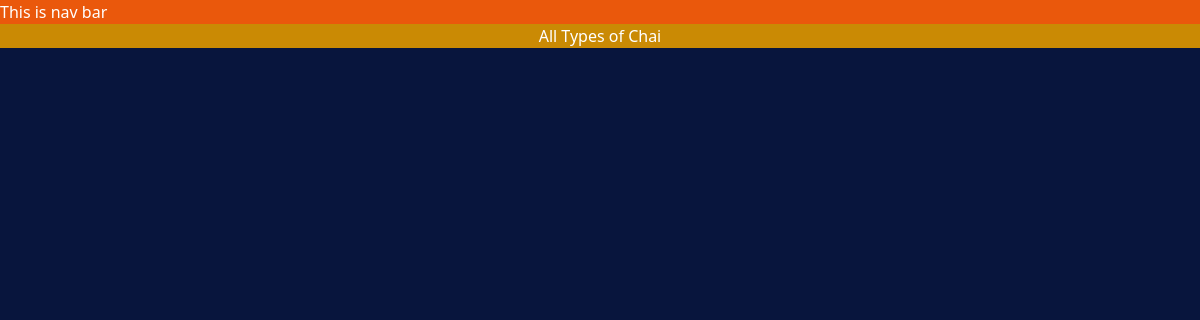
Page /chai/ on the earlier database version.
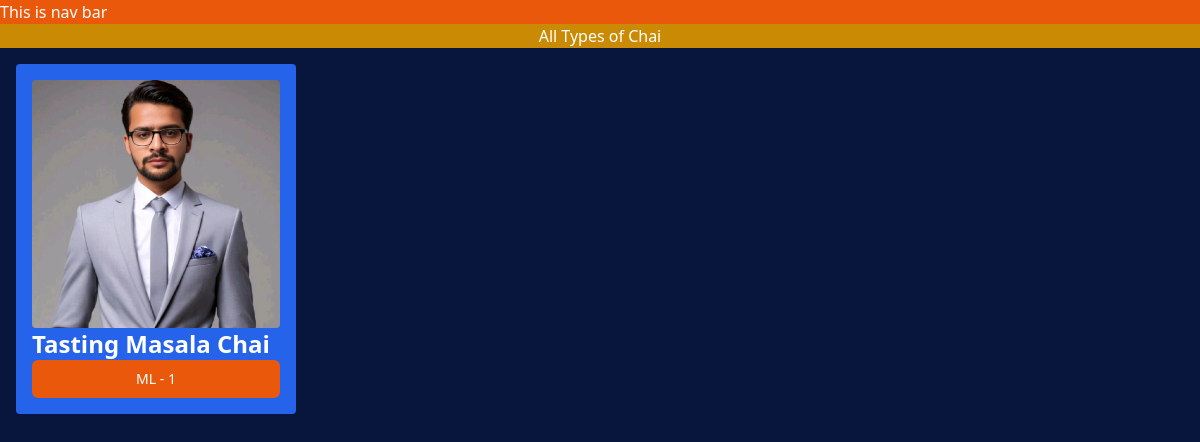
Same page on the later database version.
### chai/models.py (models this page shows, shortened)
class ChaiVariety(models.Model):
    CHAI_TYPE_CHOICE = [
        ('ML','MASLA'),
        ('GR', 'GINGER'),
        ('KL', 'KIWI'),
        ('PL','PLAIN'),
        ('EL', 'ELAICHI')
    ]
    name = models.CharField(max_length=50)
    image = models.ImageField(upload_to='chais/')
    date_added = models.DateTimeField(default=timezone.now)
    types = models.CharField(max_length=2, choices=CHAI_TYPE_CHOICE)
    description = models.TextField(default='')

### chai/views.py (the view)
# urls.py: path('', views.all_chai, name='all_chai'),
def all_chai(request):
    chais = ChaiVariety.objects.all()
    return render(request, "chai/all_chai.html", {'chais': chais})

### chai/templates/chai/all_chai.html (shortened to what this page needs)
{% extends "layout.html" %}
{% block content %}
<h1 class=" bg-yellow-600">All Types of Chai</h1>
<div class=" grid grid-cols-4 gap-4 m-4">
{% for chai in chais%}
    <div class=" bg-blue-600 rounded p-4">
        <img class=" rounded" src="{{chai.image.url}}" alt="chai">
        <h3 class=" text-2xl font-bold">
            {{chai.name}}
        </h3>
        <a href="{% url 'chai_detail' chai.id %}">
            <button
            type = 'button'
            class=" inline-flex items-center w-[100%] justify-center px-4 py-2 border border-transparent text-sm font-medium rounded-md text-white bg-orange-600 hover:bg-orange-700 focus:outline-none focus:ring-2
            focus:ring-offset-2 focus:ring-orange-500"
            >
                {{chai.types}} - {{chai.id}}
            </button>
        </a>
    </div>
{% endfor %}
</div>
{% endblock %}

### templates/layout.html (shortened to what this page needs)
{% load static tailwind_tags %}
{% load static %}
<!DOCTYPE html>
<html lang="en">
<head>
    <link rel="stylesheet" href="{% static "style.css" %}">
    {% tailwind_css %}
</head>
<body>
    <nav class=" bg-orange-600">This is nav bar</nav>
    {% block content %}{% endblock %}
</body>
</html>

### static/style.css (style rules this page uses)
body { background-color: #08153d; color: #ffffff; }
h1 { text-align: center; font-size: 2em; }

Differences in the rows shown:
added ChaiVariety: image (picture), name "Tasting Masala Chai", types "ML", id "1"
